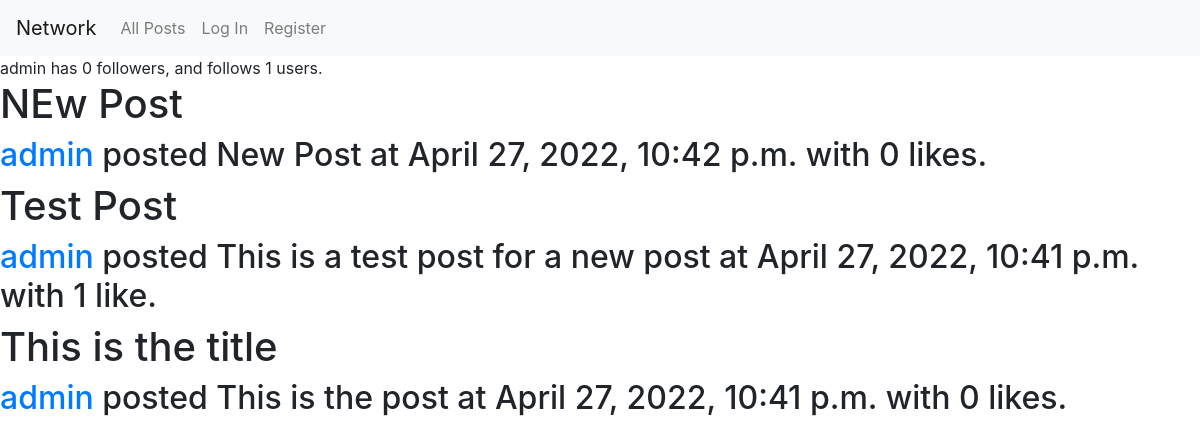
Page /admin on the earlier database version.
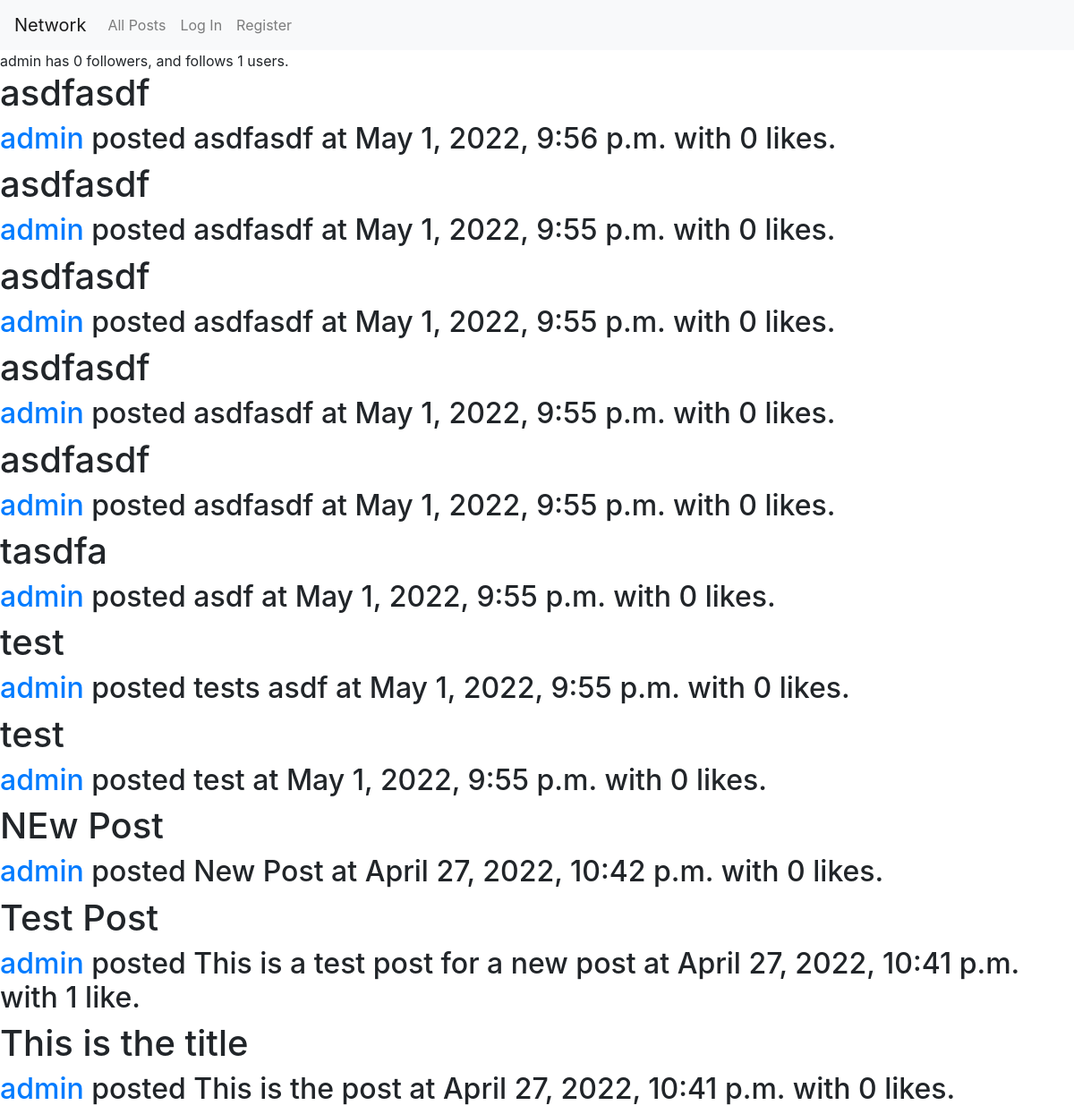
Same page on the later database version.
### network/models.py (models this page shows, shortened)
class User(AbstractUser):
    def amountOfFollowers(self):
        return Follow.objects.filter(followee = self).count()
    def amountOfFollowees(self):
        return Follow.objects.filter(follower = self).count()

class Post(models.Model):
    title = models.CharField(max_length=64)
    body = models.CharField(max_length=64)
    user = models.ForeignKey(User, on_delete=models.CASCADE, related_name="userPoster")
    timestamp = models.DateTimeField(auto_now_add=True)
    def amountOfLikes(self):
        return Like.objects.filter(post = self).count()

### network/views.py (the view)
# urls.py: path("<str:user>", views.profile, name="profile"),
def profile(request, user):
    userProfile = User.objects.get(username=user)
    print(request.user)
    userIsFollower = False
    if request.user.is_authenticated:
        currentUser = User.objects.get(username=request.user)
        if Follow.objects.filter(followee=userProfile, follower=currentUser.id).exists():
            userIsFollower = True
    else:
        currentUser = request.user
    posts = Post.objects.filter(user=userProfile).order_by('-timestamp')
    followers = Follow.objects.filter(followee=userProfile).values("follower_id")
    return render (request, "network/profile.html", {
        "userProfile": userProfile,
        "posts": posts,
        "followers": followers,
        "currentUser": currentUser,
        "userIsFollower": userIsFollower
    })

### network/templates/network/profile.html (shortened to what this page needs)
{% extends "network/layout.html" %}
{% block body %}
    {{ userProfile }} has {{ userProfile.amountOfFollowers }} followers, and follows {{ userProfile.amountOfFollowees }} users.
    <br>
    {% for post in posts %}
        <h1>{{ post.title }}</h1>
        <h2><a href="{% url 'profile' post.user%}">{{ post.user}}</a> posted {{ post.body }} at {{ post.timestamp }} with
            {% if post.amountOfLikes == 1 %}
                1 like.
            {% else %}
                {{ post.amountOfLikes }} likes.
            {% endif %}
            </h2>
    {% endfor %}
{% endblock %}

### network/templates/network/layout.html (shortened to what this page needs)
{% load static %}
<!DOCTYPE html>
<html lang="en">
    <head>
        <link rel="stylesheet" href="https://stackpath.bootstrapcdn.com/bootstrap/4.4.1/css/bootstrap.min.css">
        <link href="{% static 'network/styles.css' %}" rel="stylesheet">
    </head>
    <body>
        <nav class="navbar navbar-expand-lg navbar-light bg-light">
            <a class="navbar-brand" href="#">Network</a>
            <div>
              <ul class="navbar-nav mr-auto">
                <li class="nav-item">
                  <a class="nav-link" href="{% url 'index' %}">All Posts</a>
                </li>
                {% if user.is_authenticated %}
                    <li class="nav-item">
                        <a class="nav-link" href="{% url 'following' %}">Following</a>
                    </li>
                    <li class="nav-item">
                        <a class="nav-link" href="{% url 'logout' %}">Log Out</a>
                    </li>
                {% else %}
                    <li class="nav-item">
                        <a class="nav-link" href="{% url 'login' %}">Log In</a>
                    </li>
                    <li class="nav-item">
                        <a class="nav-link" href="{% url 'register' %}">Register</a>
                    </li>
                {% endif %}
              </ul>
            </div>
          </nav>
        <div class="body">
            {% block body %}
            {% endblock %}
        </div>
    </body>
</html>

Differences in the rows shown:
added Post: title "asdfasdf", user "admin", body "asdfasdf", timestamp "May 1, 2022, 9:56 p.m.", amountOfLikes "0"
added Post: title "asdfasdf", user "admin", body "asdfasdf", timestamp "May 1, 2022, 9:55 p.m.", amountOfLikes "0"
added Post: title "asdfasdf", user "admin", body "asdfasdf", timestamp "May 1, 2022, 9:55 p.m.", amountOfLikes "0"
added Post: title "asdfasdf", user "admin", body "asdfasdf", timestamp "May 1, 2022, 9:55 p.m.", amountOfLikes "0"
added Post: title "asdfasdf", user "admin", body "asdfasdf", timestamp "May 1, 2022, 9:55 p.m.", amountOfLikes "0"
added Post: title "tasdfa", user "admin", body "asdf", timestamp "May 1, 2022, 9:55 p.m.", amountOfLikes "0"
added Post: title "test", user "admin", body "tests asdf", timestamp "May 1, 2022, 9:55 p.m.", amountOfLikes "0"
added Post: title "test", user "admin", body "test", timestamp "May 1, 2022, 9:55 p.m.", amountOfLikes "0"
